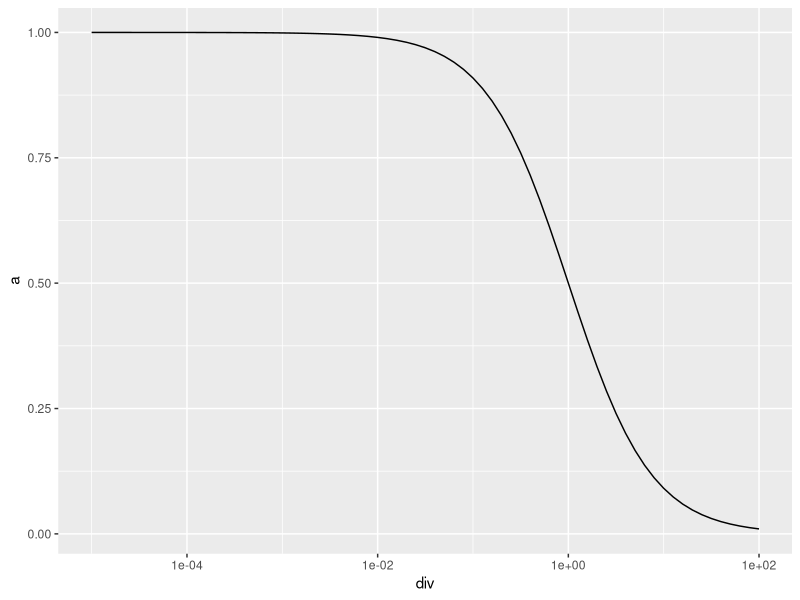

Write R code to recreate this figure.
#### code to test res dist ####

div = 10^seq(-5,2,0.1)
a = 1/(1+(div))

library(ggplot2)

ggplot()+
  geom_line(aes(x = div, y = a))+
  scale_x_log10()
